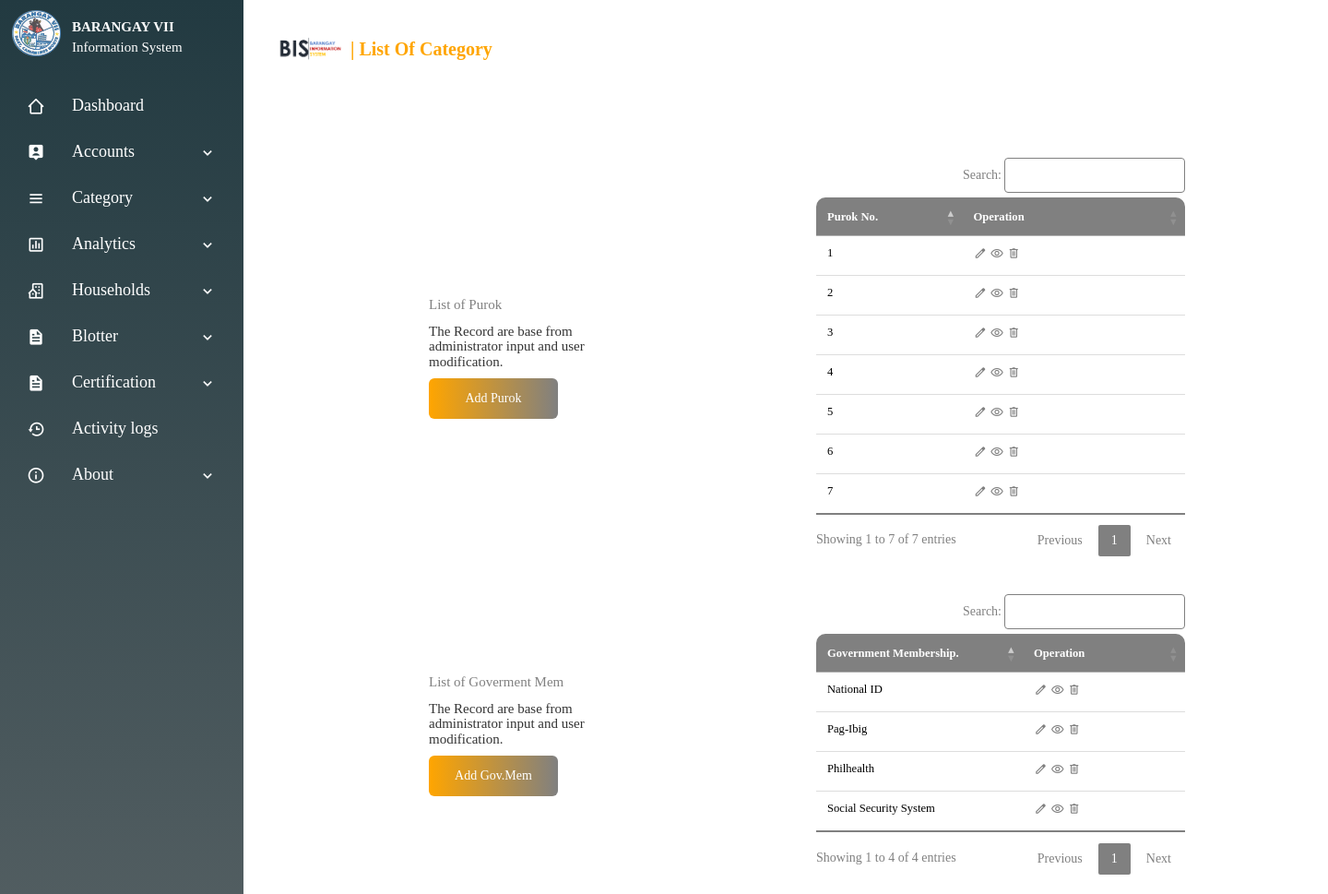
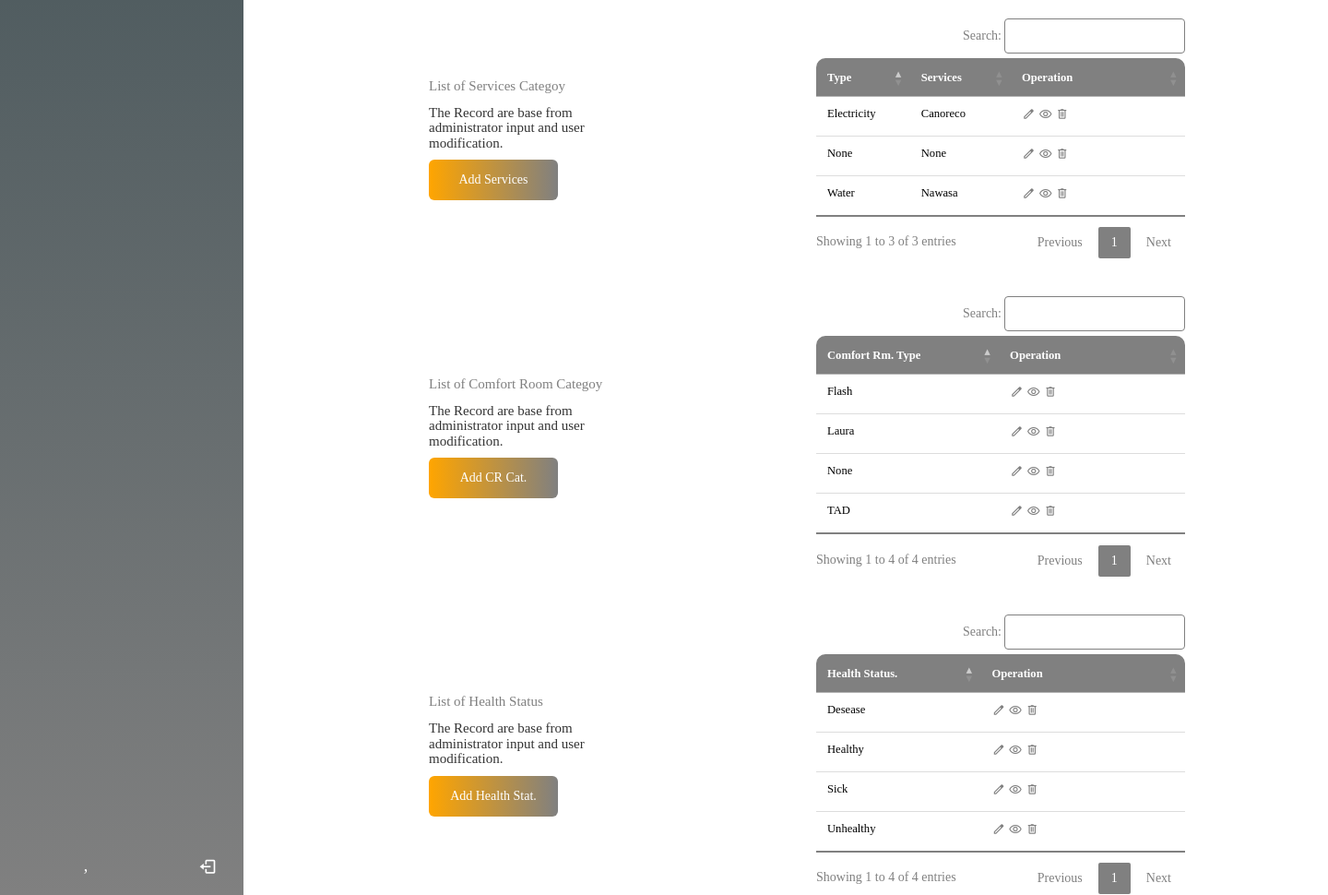
The app's page /category.php with its own data (2 pictures, top to bottom).
### tables this page shows
CREATE TABLE `purok` (
  `id` int(10) NOT NULL,
  `purokno` int(10) NOT NULL
);

CREATE TABLE `govmem` (
  `id` int(10) NOT NULL,
  `governmentmem` varchar(50) NOT NULL
);

CREATE TABLE `services` (
  `id` int(10) NOT NULL,
  `type` varchar(50) NOT NULL,
  `facility` varchar(50) NOT NULL
);

CREATE TABLE `cr` (
  `id` int(10) NOT NULL,
  `cr` varchar(50) NOT NULL
);

CREATE TABLE `healthstatus` (
  `id` int(10) NOT NULL,
  `healthstatus` varchar(50) NOT NULL
);

### category.php (the view, shortened to what this page needs)
<!DOCTYPE html>
<html lang="en">
<head>
    <link rel="stylesheet" href="css/useraccount.css">
    <link rel="stylesheet" href="css/allmaster.css">
    <link rel="stylesheet" href="css/font.css">
        <link href="bootstrap/css/bootstrap.min.css" rel="stylesheet">
        <link href="bootstrap/css/dataTables.bootstrap.css" rel="stylesheet">
        <link href="bootstrap/css/dataTables.responsive.css" rel="stylesheet">
     <link rel="stylesheet" href="css/datatable.css">
     <link rel="stylesheet" href="css/datatablebutton.css">
</head>
<body>
    <?php include 'navigation.php' ?>
    <section class="home-section">
    <div class="container">
        <div class="navbar">
            <img src="css/images/SystemLogo.png" class="logo"> <h3> | List of Category</h3>
                <navList>
                    <ulist id="menuList">
                    </ulist>
                </navList>
        </div>
        <br><br>
        <div class="row">
            <div class="col-1">
                <b class="subTitle">List of Purok</b>
                <h4>The Record are base from administrator input and user modification.</h4>
                <button class="specialBut" type="button" onclick="window.location.href='addpurok.php';">Add Purok <img src="css/images/arrow.png"></button>
            </div>
            <div class="col-2">
                    <table width="100%" class="table" id="dataTables-purok">
                    <thead>
                        <tr>
                            <th>Purok No.</th>
                            <th>Operation</th>
                        </tr>
                    </thead>
                    <tbody>
                    <?php
                        $mysqli = NEW MySQLi('localhost','root','','bis');
                        $resultSet = $mysqli->query("SELECT * FROM purok");
                            while($row = mysqli_fetch_assoc($resultSet)) {
                    ?>
                                <tr>
                                    <td><?php echo $row['purokno']; ?></td>
                                    <td><span class="material-symbols-outlined operation">edit</span>
                                    <a href="#"><span class="material-symbols-outlined operation">visibility</span></a>
                                    <span class="material-symbols-outlined operation">delete</span>
                                    </td>
                                </tr>
                            <?php } ?>
                    </tbody>
                </table>
            </div>
        </div>
        <br><br>
        <div class="row">
            <div class="col-1">
                <b class="subTitle">List of Goverment Mem</b>
                <h4>The Record are base from administrator input and user modification.</h4>
                <button class="specialBut" type="button" onclick="window.location.href='govmem.php';">Add Gov.Mem <img src="css/images/arrow.png"></button>
            </div>
            <div class="col-2">
                    <table width="100%" class="table" id="dataTables-govmem">
                    <thead>
                        <tr>
                            <th>Government Membership.</th>
                            <th>Operation</th>
                        </tr>
                    </thead>
                    <tbody>
                    <?php
                        $mysqli = NEW MySQLi('localhost','root','','bis');
                        $resultSet = $mysqli->query("SELECT * FROM govmem");
                            while($row = mysqli_fetch_assoc($resultSet)) {
                    ?>
                                <tr>
                                    <td><?php echo $row['governmentmem']; ?></td>
                                    <td><span class="material-symbols-outlined operation">edit</span>
                                    <a href="#"><span class="material-symbols-outlined operation">visibility</span></a>
                                    <span class="material-symbols-outlined operation">delete</span>
                                    </td>
                                </tr>
                            <?php } ?>
                    </tbody>
                </table>
            </div>
        </div>
        <br><br>
        <div class="row">
            <div class="col-1">
                <b class="subTitle">List of Services Categoy</b>
                <h4>The Record are base from administrator input and user modification.</h4>
                <button class="specialBut" type="button" onclick="window.location.href='services.php';">Add Services <img src="css/images/arrow.png"></button>
            </div>
            <div class="col-2">
                    <table width="100%" class="table" id="dataTables-services">
                    <thead>
                        <tr>
                            <th>Type</th>
                            <th>Services</th>
                            <th>Operation</th>
                        </tr>
                    </thead>
                    <tbody>
                    <?php
                        $mysqli = NEW MySQLi('localhost','root','','bis');
                        $resultSet = $mysqli->query("SELECT * FROM services");
                            while($row = mysqli_fetch_assoc($resultSet)) {
                    ?>
                                <tr>
                                    <td><?php echo $row['type']; ?></td>
                                    <td><?php echo $row['facility']; ?></td>
                                    <td><span class="material-symbols-outlined operation">edit</span>
                                    <a href="#"><span class="material-symbols-outlined operation">visibility</span></a>
                                    <span class="material-symbols-outlined operation">delete</span>
                                    </td>
                                </tr>
                            <?php } ?>
                    </tbody>
                </table>
            </div>
        </div>
        <br><br>
        <div class="row">
            <div class="col-1">
                <b class="subTitle">List of Comfort Room Categoy</b>
                <h4>The Record are base from administrator input and user modification.</h4>
                <button class="specialBut" type="button" onclick="window.location.href='comrom.php';">Add CR Cat.<img src="css/images/arrow.png"></button>
            </div>
            <div class="col-2">
                    <table width="100%" class="table" id="dataTables-cr">
                    <thead>
                        <tr>
                            <th>Comfort Rm. Type</th>
                            <th>Operation</th>
                        </tr>
                    </thead>
                    <tbody>
                    <?php
                        $mysqli = NEW MySQLi('localhost','root','','bis');
                        $resultSet = $mysqli->query("SELECT * FROM cr");
                            while($row = mysqli_fetch_assoc($resultSet)) {
                    ?>
                                <tr>
                                    <td><?php echo $row['cr']; ?></td>
                                    <td><span class="material-symbols-outlined operation">edit</span>
                                    <a href="#"><span class="material-symbols-outlined operation">visibility</span></a>
                                    <span class="material-symbols-outlined operation">delete</span>
                                    </td>
                                </tr>
                            <?php } ?>
                    </tbody>
                </table>
            </div>
        </div>
        <br><br>
        <div class="row">
            <div class="col-1">
                <b class="subTitle">List of Health Status</b>
                <h4>The Record are base from administrator input and user modification.</h4>
                <button class="specialBut" type="button" onclick="window.location.href='healthstat.php';">Add Health Stat.<img src="css/images/arrow.png"></button>
            </div>
            <div class="col-2">
                    <table width="100%" class="table" id="dataTables-health">
                    <thead>
                        <tr>
                            <th>Health Status.</th>
                            <th>Operation</th>
                        </tr>
                    </thead>
                    <tbody>
                    <?php
                        $mysqli = NEW MySQLi('localhost','root','','bis');
                        $resultSet = $mysqli->query("SELECT * FROM healthstatus");
                            while($row = mysqli_fetch_assoc($resultSet)) {
                    ?>
                                <tr>
                                    <td><?php echo $row['healthstatus']; ?></td>
                                    <td><span class="material-symbols-outlined operation">edit</span>
                                    <a href="#"><span class="material-symbols-outlined operation">visibility</span></a>
                                    <span class="material-symbols-outlined operation">delete</span>
                                    </td>
                                </tr>
                            <?php } ?>
                    </tbody>
                </table>
            </div>
        </div>
    </div>
</section>
</body>
</html>

### records on screen
purok: purokno "1"
purok: purokno "2"
purok: purokno "3"
purok: purokno "4"
purok: purokno "5"
purok: purokno "6"
purok: purokno "7"
govmem: governmentmem "Social Security System"
govmem: governmentmem "Philhealth"
govmem: governmentmem "Pag-Ibig"
govmem: governmentmem "National ID"
services: type "Water", facility "Nawasa"
services: type "Electricity", facility "Canoreco"
services: type "None", facility "None"
cr: cr "TAD"
cr: cr "Laura"
cr: cr "Flash"
cr: cr "None"
healthstatus: healthstatus "Healthy"
healthstatus: healthstatus "Unhealthy"
healthstatus: healthstatus "Sick"
healthstatus: healthstatus "Desease"
